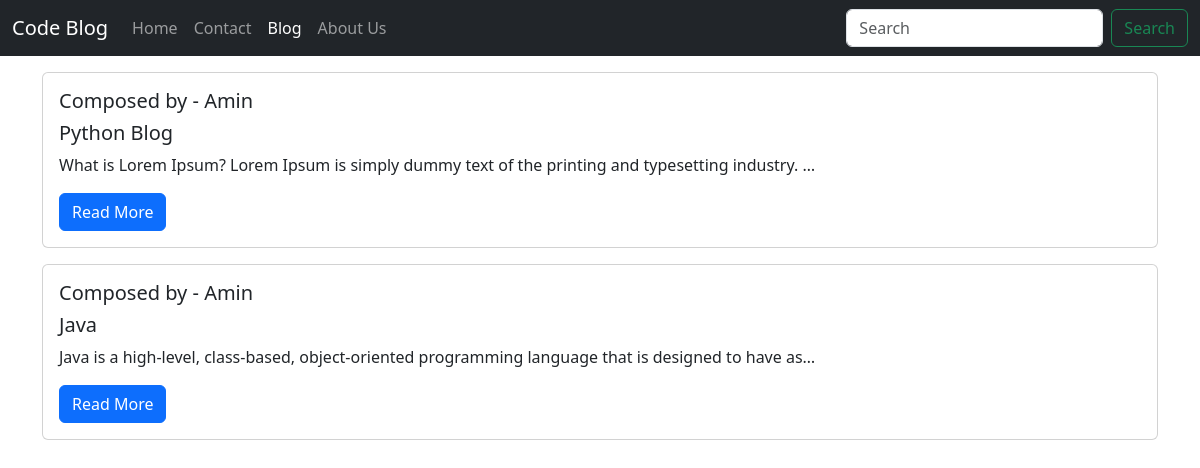
Screenshot of /blog/ with the database file from the repository.
### blog/models.py (models this page shows, shortened)
class Post(models.Model):
    sno = models.AutoField(primary_key=True)
    title = models.CharField(max_length=50)
    content = models.TextField()
    author = models.CharField(max_length=15)
    slug = models.CharField(max_length=50)
    timeStamp = models.DateTimeField(blank=True)

### blog/views.py (the view)
# urls.py: path('', views.bloghome, name='bloghome'),
def bloghome(request):
    allPosts = Post.objects.all()
    context = {'allPosts': allPosts}
    return render(request, 'blog/bloghome.html', context)

### templates/blog/bloghome.html (shortened to what this page needs)
{% extends 'home/base.html' %}
{% block blogactive %} active {% endblock %}
{% block body %}
<div class="container">
    {% for post in allPosts %}
    <div class="card my-3">
        <div class="card-body">
            <h5 class="card-title">Composed by - {{ post.author }}</h5>
            <h5 class="card-title">{{ post.title }}</h5>
            <p class="card-text">{{ post.content | truncatechars:100 }}</p>
            <a href="{{ post.slug }}" class="btn btn-primary">Read More</a>
        </div>
    </div>
    {% endfor %}
</div>
{% endblock %}

### templates/home/base.html (shortened to what this page needs)
<!doctype html>
<html lang="en">
<head>
    <link href="https://cdn.jsdelivr.net/npm/bootstrap@5.3.3/dist/css/bootstrap.min.css" rel="stylesheet">
</head>
<body>
    <nav class="navbar navbar-expand-lg navbar-dark bg-dark">
        <div class="container-fluid">
            <a class="navbar-brand" href="/">Code Blog</a>
            <div class="collapse navbar-collapse" id="navbarSupportedContent">
                <ul class="navbar-nav me-auto mb-2 mb-lg-0">
                    <li class="nav-item">
                        <a class="nav-link {% block homeactive %}{% endblock %}" aria-current="page" href="/">Home</a>
                    </li>
                    <li class="nav-item">
                        <a class="nav-link {% block contactactive %}{% endblock %}" href="/contact">Contact</a>
                    </li>
                    <li class="nav-item">
                        <a class="nav-link {% block blogactive %}{% endblock %}" href="/blog">Blog</a>
                    </li>
                    <li class="nav-item">
                        <a class="nav-link {% block aboutactive %}{% endblock %}" href="/about">About Us</a>
                    </li>
                </ul>
                <form action="/search" method="get" class="d-flex" role="search" name="search">
                    <input name="query" class="form-control me-2" type="search" placeholder="Search" aria-label="Search">
                    <button class="btn btn-outline-success" type="submit">Search</button>
                </form>
            </div>
        </div>
    </nav>
    {% block body %}
        {% endblock %}
</body>
</html>

### rows the page displays
Post: author "Amin", title "Python Blog", content "What is Lorem Ipsum? Lorem Ipsum is simply dummy text of the printing and typesetting industry. …"
Post: author "Amin", title "Java", content "Java is a high-level, class-based, object-oriented programming language that is designed to have as…"
